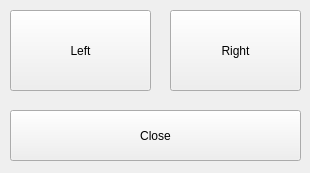
<?xml version="1.0" encoding="UTF-8"?>
<ui version="4.0">
 <class>CustSlideControlForm</class>
 <widget class="QWidget" name="CustSlideControlForm">
  <property name="geometry">
   <rect>
    <x>0</x>
    <y>0</y>
    <width>310</width>
    <height>173</height>
   </rect>
  </property>
  <property name="windowTitle">
   <string>Form</string>
  </property>
  <widget class="QPushButton" name="pushButtonLeft">
   <property name="geometry">
    <rect>
     <x>10</x>
     <y>10</y>
     <width>141</width>
     <height>81</height>
    </rect>
   </property>
   <property name="maximumSize">
    <size>
     <width>141</width>
     <height>81</height>
    </size>
   </property>
   <property name="text">
    <string>Left</string>
   </property>
  </widget>
  <widget class="QPushButton" name="pushButtonRight">
   <property name="geometry">
    <rect>
     <x>170</x>
     <y>10</y>
     <width>131</width>
     <height>81</height>
    </rect>
   </property>
   <property name="maximumSize">
    <size>
     <width>131</width>
     <height>81</height>
    </size>
   </property>
   <property name="text">
    <string>Right</string>
   </property>
  </widget>
  <widget class="QPushButton" name="butnClose">
   <property name="geometry">
    <rect>
     <x>10</x>
     <y>110</y>
     <width>291</width>
     <height>51</height>
    </rect>
   </property>
   <property name="text">
    <string>Close</string>
   </property>
  </widget>
 </widget>
 <resources/>
 <connections/>
</ui>
